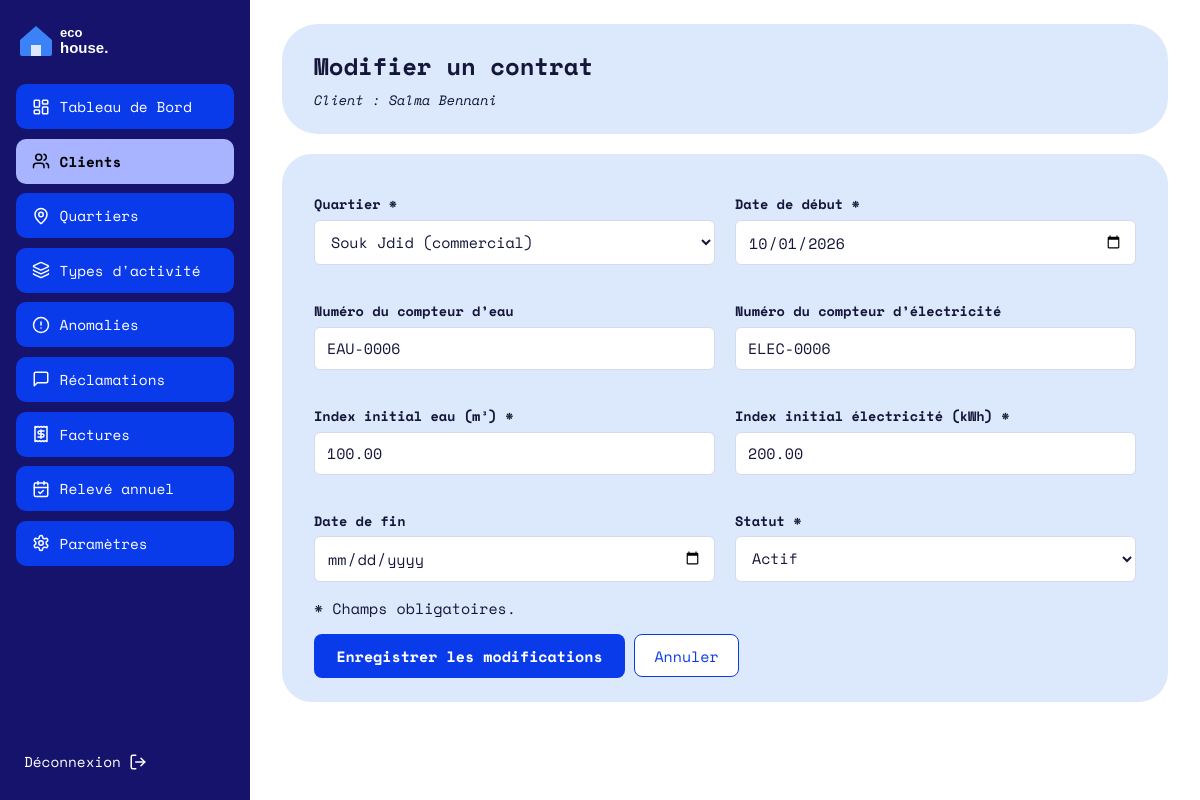
/Contrat/update/6 (signed in), run on the app's committed database.
### tables this page shows
CREATE TABLE `client` (
  `id` int(11) NOT NULL,
  `nom` varchar(100) NOT NULL,
  `prenom` varchar(100) NOT NULL,
  `adresse` varchar(255) DEFAULT NULL,
  `telephone` varchar(20) DEFAULT NULL,
  `email` varchar(150) NOT NULL,
  `mot_de_passe` varchar(255) NOT NULL,
  `date_creation` datetime DEFAULT current_timestamp()
);

CREATE TABLE `contrat` (
  `id` int(11) NOT NULL AUTO_INCREMENT,
  `id_client` int(11) NOT NULL,
  `id_quartier` int(11) NOT NULL,
  `num_compteur_eau` varchar(50) DEFAULT NULL,
  `num_compteur_elec` varchar(50) DEFAULT NULL,
  `index_initial_eau` decimal(10,2) NOT NULL DEFAULT 0.00,
  `index_initial_elec` decimal(10,2) NOT NULL DEFAULT 0.00,
  `date_debut` date NOT NULL DEFAULT curdate(),
  `date_fin` date DEFAULT NULL,
  `statut` enum('actif','resilie') NOT NULL DEFAULT 'actif',
  PRIMARY KEY (`id`),
  UNIQUE KEY `num_compteur_eau` (`num_compteur_eau`),
  UNIQUE KEY `num_compteur_elec` (`num_compteur_elec`),
  KEY `id_client` (`id_client`),
  KEY `id_quartier` (`id_quartier`),
   
  CONSTRAINT `contrat_ibfk_1` FOREIGN KEY (`id_client`) REFERENCES `client` (`id`),
  CONSTRAINT `contrat_ibfk_2` FOREIGN KEY (`id_quartier`) REFERENCES `quartier` (`id`)
);

CREATE TABLE `quartier` (
  `id` int(11) NOT NULL AUTO_INCREMENT,
  `nom` varchar(100) NOT NULL,
  `id_type_activite` int(11) NOT NULL,
  PRIMARY KEY (`id`),
  UNIQUE KEY `nom` (`nom`),
  KEY `id_type_activite` (`id_type_activite`),
  CONSTRAINT `quartier_ibfk_1` FOREIGN KEY (`id_type_activite`) REFERENCES `type_activite` (`id`)
);

### Traitement/Contrat.php (called while the page is built, shortened)
<?php
function contratDonneesFormulaire(array $contrat = []): array
{
    $champs = [
        'id_quartier',
        'num_compteur_eau',
        'num_compteur_elec',
        'index_initial_eau',
        'index_initial_elec',
        'date_debut',
        'date_fin',
        'statut',
    ];
    $donnees = array_fill_keys($champs, '');
    foreach ($champs as $champ) {
        if (array_key_exists($champ, $contrat)) {
            $donnees[$champ] = (string) $contrat[$champ];
        }
    }
    return $donnees;
}
function contratUpdate(int $id): void
{
    $contrat = bdContratOne($id);
    $client = bdClientOne((int) $contrat['id_client']);
    $donnees = contratDonneesFormulaire($contrat);
    $erreurs = [];
    afficherVue('contrat/form.php', [
        'titre'      => 'Modifier un contrat',
        'client'     => $client,
        'contrat'    => $donnees,
        'contratId'  => $id,
        'quartiers'  => bdQuartierAll(),
        'erreurs'    => $erreurs,
        'mode'       => 'update',
        'idClient'   => (int) $contrat['id_client'],
    ]);
}

### index.php (called while the page is built, shortened)
<?php
require_once __DIR__ . '/BD/Connexion.php';
require_once __DIR__ . '/Traitement/Auth.php';
$url      = trim((string) ($_GET['url'] ?? ''), '/');
$segments = $url === '' ? ['Auth', 'login'] : explode('/', $url);
$entite = ucfirst(strtolower($segments[0]));
$action = strtolower($segments[1] ?? '');
$param  = $segments[2] ?? null;
$fonction = (PREFIXES[$entite] ?? strtolower($entite)) . ucfirst($action);
$rf   = new ReflectionFunction($fonction);
$args = [];
if ($rf->getNumberOfParameters() >= 1) {
    $type = $rf->getParameters()[0]->getType();
    if ($type instanceof ReflectionNamedType && $type->getName() === 'int') {
        $args[] = (int) $param;
    } elseif ($param !== null) {
        $args[] = preg_match('/^[a-z0-9_-]+$/i', $param) ? $param : '';
    }
} elseif ($param !== null) {
    afficher404();
}
$fonction(...$args);

### BD/Connexion.php (called while the page is built, shortened)
<?php
function getConnexion(): PDO
{
    static $pdo = null;
    if ($pdo instanceof PDO) {
        return $pdo;
    }
    $hote = 'localhost';
    $base = 'gestion_factures';
    $user = 'root';
    $mdp  = '';
    try {
        $pdo = new PDO("mysql:host=$hote;dbname=$base;charset=utf8mb4", $user, $mdp, [
            PDO::ATTR_ERRMODE            => PDO::ERRMODE_EXCEPTION,
            PDO::ATTR_DEFAULT_FETCH_MODE => PDO::FETCH_ASSOC,
            PDO::ATTR_EMULATE_PREPARES   => false,
        ]);
    } catch (PDOException $e) {
        http_response_code(500);
        exit('Connexion à la base impossible : MySQL est-il démarré et la base gestion_factures importée ?');
    }
    return $pdo;
}

### BD/Contrat.php (called while the page is built, shortened)
<?php
function bdContratOne(int $id): array
{
    $st = getConnexion()->prepare(BD_CONTRAT_SELECT . ' WHERE c.id = ?');
    $st->execute([$id]);
    return $st->fetch() ?: [];
}

### BD/Clients.php (called while the page is built, shortened)
<?php
function bdClientOne(int $id): array
{
    $sql = 'SELECT id, nom, prenom, adresse, telephone, email, date_creation
            FROM client
            WHERE id = ?';
    $st = getConnexion()->prepare($sql);
    $st->execute([$id]);
    return $st->fetch() ?: [];
}

### BD/Quartier.php (called while the page is built, shortened)
<?php
function bdQuartierAll(): array
{
    return getConnexion()->query(
        'SELECT q.id, q.nom, q.id_type_activite, t.nom AS type_activite,
                (SELECT COUNT(*) FROM contrat c WHERE c.id_quartier = q.id) AS nb_contrats
         FROM quartier q
         JOIN type_activite t ON t.id = q.id_type_activite
         ORDER BY q.nom'
    )->fetchAll();
}

### IHM/contrat/form.php (the view, shortened to what this page needs)
<?php
$e = fn($valeur) => htmlspecialchars((string) $valeur, ENT_QUOTES, 'UTF-8');
$modification = $mode === 'update';
$action = $modification
    ? BASE_URL . 'Contrat/update/' . (int) $contratId
    : BASE_URL . 'Contrat/add/' . (int) $idClient;
$annulerUrl = BASE_URL . 'Client/one/' . (int) $idClient;
?>
<header class="carte carte-titre">
  <div>
    <h1><?= $modification ? 'Modifier un contrat' : 'Ajouter un contrat' ?></h1>
    <p class="sous-titre">Client : <?= $e($client['prenom'] . ' ' . $client['nom']) ?></p>
  </div>
</header>
<form class="carte formulaire" method="post" action="<?= $e($action) ?>">
  <div class="grille-2">
    <div>
      <label for="id_quartier">Quartier *</label>
      <select class="champ" id="id_quartier" name="id_quartier" required>
        <?php foreach ($quartiers as $quartier): ?>
          <option value="<?= (int) $quartier['id'] ?>"<?= (string) ($contrat['id_quartier'] ?? '') === (string) $quartier['id'] ? ' selected' : '' ?>>
            <?= $e($quartier['nom']) ?> (<?= $e($quartier['type_activite']) ?>)
          </option>
        <?php endforeach; ?>
      </select>
    </div>
    <div>
      <label for="date_debut">Date de début *</label>
      <input class="champ" type="date" id="date_debut" name="date_debut" required value="<?= $e($contrat['date_debut'] ?? date('Y-m-d')) ?>">
    </div>
    <div>
      <label for="num_compteur_eau">Numéro du compteur d’eau</label>
      <input class="champ" type="text" id="num_compteur_eau" name="num_compteur_eau" maxlength="50" value="<?= $e($contrat['num_compteur_eau'] ?? '') ?>">
    </div>
    <div>
      <label for="num_compteur_elec">Numéro du compteur d’électricité</label>
      <input class="champ" type="text" id="num_compteur_elec" name="num_compteur_elec" maxlength="50" value="<?= $e($contrat['num_compteur_elec'] ?? '') ?>">
    </div>
    <div>
      <label for="index_initial_eau">Index initial eau (m³) *</label>
      <input class="champ" type="number" id="index_initial_eau" name="index_initial_eau" min="0" step="0.01" required value="<?= $e($contrat['index_initial_eau'] ?? '0.00') ?>">
    </div>
    <div>
      <label for="index_initial_elec">Index initial électricité (kWh) *</label>
      <input class="champ" type="number" id="index_initial_elec" name="index_initial_elec" min="0" step="0.01" required value="<?= $e($contrat['index_initial_elec'] ?? '0.00') ?>">
    </div>
    <?php if ($modification): ?>
      <div>
        <label for="date_fin">Date de fin</label>
        <input class="champ" type="date" id="date_fin" name="date_fin" value="<?= $e($contrat['date_fin'] ?? '') ?>">
      </div>
      <div>
        <label for="statut">Statut *</label>
        <select class="champ" id="statut" name="statut" required>
          <option value="actif"<?= ($contrat['statut'] ?? 'actif') === 'actif' ? ' selected' : '' ?>>Actif</option>
        </select>
      </div>
    <?php endif; ?>
  </div>
  <p>* Champs obligatoires.</p>
  <button class="btn-principal" type="submit"><?= $modification ? 'Enregistrer les modifications' : 'Créer le contrat' ?></button>
  <a class="btn-secondaire" href="<?= $e($annulerUrl) ?>">Annuler</a>
</form>

### assets/css/style.css (style rules this page uses)
:root { --marine:#15136B; --bleu:#0A3BEB; --bleu-clair:#A8B4FF; --carte:#DCE8FB; --cercle:#5B6CF5; --bordure:#D5DBE8; --filet:#8B93AA; --texte:#14163A; }
* { box-sizing:border-box }
body { margin:0;font-family:"Space Mono",ui-monospace,Consolas,monospace;color:var(--texte);background:#fff;font-size:15px }
h1,h2,h3 { margin:0;font-weight:700 }
a { color:var(--bleu) }
.carte { background:var(--carte);border-radius:30px;padding:1.5rem 2rem;margin-bottom:1.25rem }
.carte-titre { border-radius:36px;display:flex;align-items:center;justify-content:space-between;gap:1rem }
.carte-titre h1 { font-size:1.5rem;display:flex;align-items:center;gap:.6rem }
.sous-titre { margin:.4rem 0 0;font-style:italic;font-size:.85rem }
.grille-2 { display:grid;grid-template-columns:1fr 1fr;gap:1.25rem }
.btn-principal { display:inline-block;background:var(--bleu);color:#fff;font:inherit;font-weight:700;border:0;border-radius:8px;padding:.7rem 1.4rem;cursor:pointer;text-decoration:none }
.btn-secondaire { display:inline-block;background:#fff;color:var(--bleu);font:inherit;border:1px solid var(--bleu);border-radius:8px;padding:.6rem 1.2rem;cursor:pointer;text-decoration:none }
.formulaire label { display:block;margin:1rem 0 .35rem;font-weight:700;font-size:.85rem }
.champ,.formulaire input:not([type=checkbox]):not([type=radio]):not([type=file]),.formulaire select,.formulaire textarea { width:100%;background:#fff;border:1px solid var(--bordure);border-radius:6px;padding:.6rem .75rem;font:inherit;color:var(--texte) }
.champ::placeholder,.formulaire input::placeholder,.formulaire textarea::placeholder { color:#9aa1b5 }

### data on the page
client: $e($client['prenom'] . ' ' . $client['nom']) "Salma Bennani"
contrat: id_quartier "Souk Jdid (commercial)", date_debut "10/01/2026", num_compteur_eau "EAU-0006", num_compteur_elec "ELEC-0006", index_initial_eau "100.00", index_initial_elec "200.00", statut "Actif"

### other printed values
$libelle "Tableau de Bord"
$libelle "Clients"
$libelle "Quartiers"
$libelle "Types d'activité"
$libelle "Anomalies"
$libelle "Réclamations"
$libelle "Factures"
$libelle "Relevé annuel"
$libelle "Paramètres"
